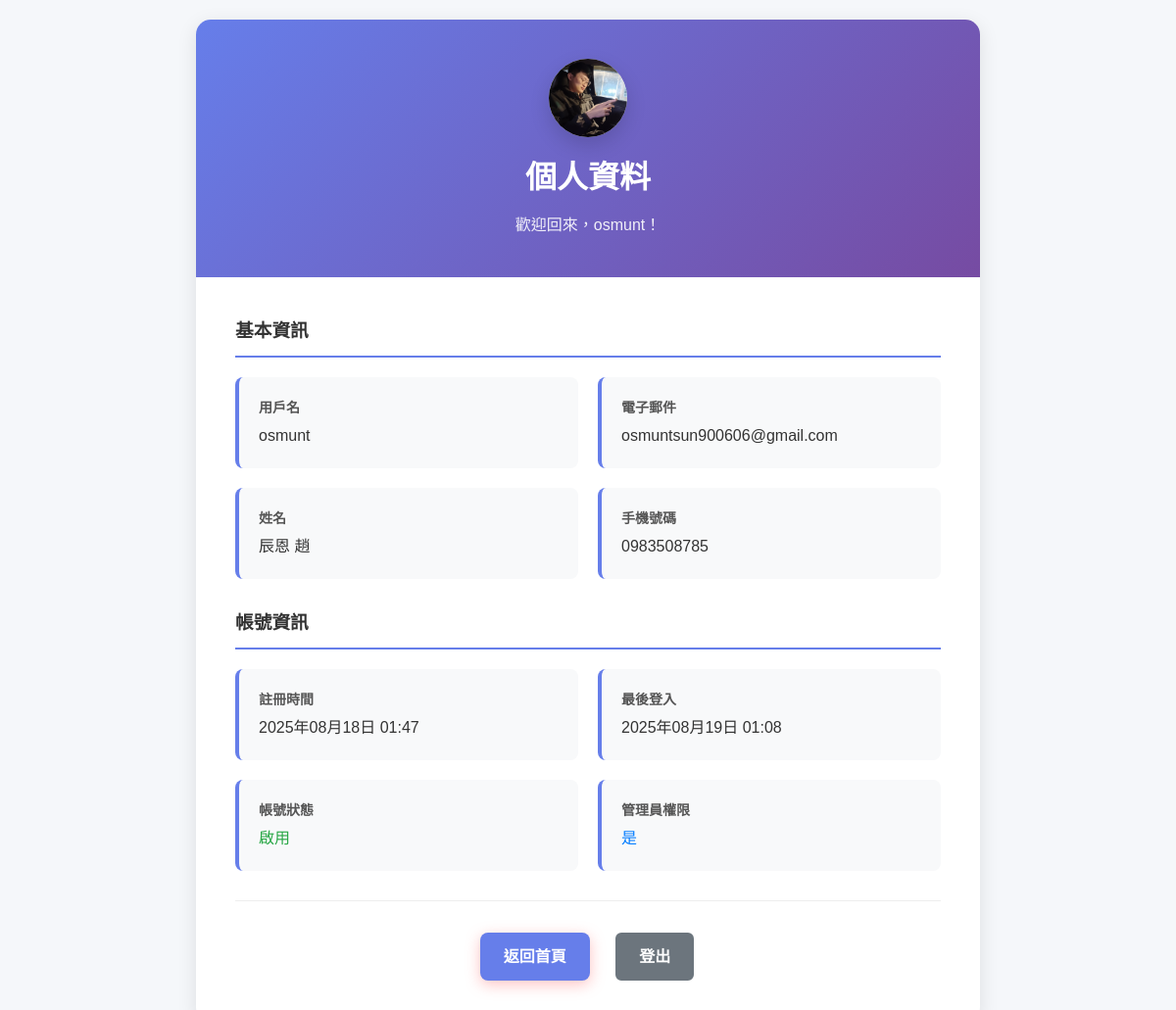
The app's page /accounts/profile/ (signed in) with its own data.
### Accounts/models.py (models this page shows, shortened)
class User(AbstractUser):
    email = models.EmailField(unique=True, verbose_name='電子郵件')
    phone = models.CharField(max_length=15, blank=True, null=True, verbose_name='手機號碼')
    avatar = models.ImageField(upload_to=avatar_upload_to, blank=True, null=True, verbose_name='頭像')
    bio = models.TextField(max_length=500, blank=True, verbose_name='個人簡介')
    date_joined = models.DateTimeField(default=timezone.now, verbose_name='註冊時間')
    last_login = models.DateTimeField(auto_now=True, verbose_name='最後登入')
    class Meta:
        verbose_name = '用戶'
        verbose_name_plural = '用戶'

### Accounts/views.py (the view)
# urls.py: path('profile/', views.profile, name='profile'),
@login_required
def profile(request):
    signer = TimestampSigner()
    avatar_url = None
    if request.user.avatar:
        token = signer.sign(f"{request.user.id}:{request.user.avatar.name}")
        avatar_url = reverse('Accounts:avatar', args=[request.user.id, token])
    return render(request, 'Accounts/profile.html', {
        'user': request.user,
        'avatar_url': avatar_url,
    })

### Accounts/templates/Accounts/profile.html (shortened to what this page needs)
{% load static %}
<!DOCTYPE html>
<html lang="zh-TW">
<head>
    <link rel="stylesheet" href="{% static 'home/css/home.css' %}">
    <link rel="stylesheet" href="{% static 'Accounts/css/profile.css' %}">
</head>
<body>
    <div class="profile-container">
        <div class="profile-card">
            <div class="profile-header">
                <div class="avatar-container">
                    {% if avatar_url %}
                        <img src="{{ avatar_url }}" alt="{{ user.username }} 的頭貼" class="avatar-image">
                    {% else %}
                        <div class="avatar-placeholder">?</div>
                    {% endif %}
                </div>
                <h1>個人資料</h1>
                <p>歡迎回來，{{ user.username }}！</p>
            </div>
            <div class="profile-content">
                <div class="profile-section">
                    <h3>基本資訊</h3>
                    <div class="profile-info">
                        <div class="info-item">
                            <div class="info-label">用戶名</div>
                            <div class="info-value">{{ user.username }}</div>
                        </div>
                        <div class="info-item">
                            <div class="info-label">電子郵件</div>
                            <div class="info-value">{{ user.email|default:"未設定" }}</div>
                        </div>
                        <div class="info-item">
                            <div class="info-label">姓名</div>
                            <div class="info-value">
                                {% if user.first_name or user.last_name %}
                                    {{ user.first_name }} {{ user.last_name }}
                                {% else %}
                                    未設定
                                {% endif %}
                            </div>
                        </div>
                        <div class="info-item">
                            <div class="info-label">手機號碼</div>
                            <div class="info-value">{{ user.phone|default:"未設定" }}</div>
                        </div>
                    </div>
                </div>
                <div class="profile-section">
                    <h3>帳號資訊</h3>
                    <div class="profile-info">
                        <div class="info-item">
                            <div class="info-label">註冊時間</div>
                            <div class="info-value">{{ user.date_joined|date:"Y年m月d日 H:i" }}</div>
                        </div>
                        <div class="info-item">
                            <div class="info-label">最後登入</div>
                            <div class="info-value">{{ user.last_login|date:"Y年m月d日 H:i" }}</div>
                        </div>
                        <div class="info-item">
                            <div class="info-label">帳號狀態</div>
                            <div class="info-value">
                                {% if user.is_active %}
                                    <span style="color: #28a745;">啟用</span>
                                {% else %}
                                    <span style="color: #dc3545;">停用</span>
                                {% endif %}
                            </div>
                        </div>
                        <div class="info-item">
                            <div class="info-label">管理員權限</div>
                            <div class="info-value">
                                {% if user.is_staff %}
                                    <span style="color: #007bff;">是</span>
                                {% else %}
                                    <span style="color: #6c757d;">否</span>
                                {% endif %}
                            </div>
                        </div>
                    </div>
                </div>
                <div class="profile-actions">
                    <a href="{% url 'home' %}" class="btn btn-primary">返回首頁</a>
                    <a href="{% url 'Accounts:logout' %}" class="btn btn-secondary">登出</a>
                </div>
            </div>
        </div>
    </div>
</body>
</html>

### home/static/home/css/home.css (style rules this page uses)
* { margin: 0; padding: 0; box-sizing: border-box; }
body { font-family: 'Noto Sans TC', sans-serif; line-height: 1.6; color: #333; background-color: #f8f9fa; }
.btn { padding: 1rem 2rem; border: none; border-radius: 50px; font-size: 1rem; font-weight: 600; cursor: pointer; transition: all 0.3s ease; text-decoration: none; display: inline-block; }
.btn-primary { background: #ff6b6b; color: white; box-shadow: 0 4px 15px rgba(255,107,107,0.4); }
.btn-secondary { background: transparent; color: white; border: 2px solid white; }

### Accounts/static/Accounts/css/profile.css (style rules this page uses)
.profile-container { min-height: 100vh; background: #f5f7fa; padding: 20px; }
.profile-card { background: white; border-radius: 15px; box-shadow: 0 5px 20px rgba(0, 0, 0, 0.1); max-width: 800px; margin: 0 auto; overflow: hidden; }
.profile-header { background: linear-gradient(135deg, #667eea 0%, #764ba2 100%); color: white; padding: 40px; text-align: center; }
.avatar-container { width: 80px; height: 80px; margin: 0 auto 16px; border-radius: 50%; overflow: hidden; box-shadow: 0 8px 20px rgba(0, 0, 0, 0.15); background: linear-gradient(135deg, #e9ecef 0%, #dee2e6 100%); display: flex; align-items: center; justify-content: center; }
.avatar-image { width: 100%; height: 100%; object-fit: cover; display: block; }
.profile-header h1 { margin: 0; font-size: 32px; margin-bottom: 10px; }
.profile-header p { margin: 0; opacity: 0.9; font-size: 16px; }
.profile-content { padding: 40px; }
.profile-section { margin-bottom: 30px; }
.profile-section h3 { color: #333; border-bottom: 2px solid #667eea; padding-bottom: 10px; margin-bottom: 20px; }
.profile-info { display: grid; grid-template-columns: repeat(auto-fit, minmax(250px, 1fr)); gap: 20px; }
.info-item { background: #f8f9fa; padding: 20px; border-radius: 8px; border-left: 4px solid #667eea; }
.info-label { font-weight: 600; color: #555; margin-bottom: 5px; font-size: 14px; }
.info-value { color: #333; font-size: 16px; }
.profile-actions { text-align: center; margin-top: 30px; padding-top: 30px; border-top: 1px solid #eee; }
.btn { display: inline-block; padding: 12px 24px; margin: 0 10px; border-radius: 8px; text-decoration: none; font-weight: 600; transition: all 0.3s ease; }
.btn-primary { background: #667eea; color: white; }
.btn-secondary { background: #6c757d; color: white; }

### records on screen
User: username "osmunt", email "osmuntsun900606@gmail.com", first_name "辰恩", last_name "趙", phone "0983508785", date_joined "2025年08月18日 01:47", last_login "2025年08月19日 01:08"
